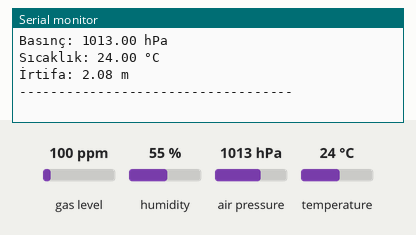
The sketch below on a simulated Arduino Mega 2560, built with avr-gcc and run on an emulated ATmega2560. On the bench: the last lines printed to the serial monitor. The test bench sets the inputs (shaded band); at power-on: air pressure 1013 hPa, temperature 24 °C, gas level 100 ppm, humidity 55 %.

Above: at 1.2 s.
1.3 s: air pressure set to 952 hPa
At 2.3 s:
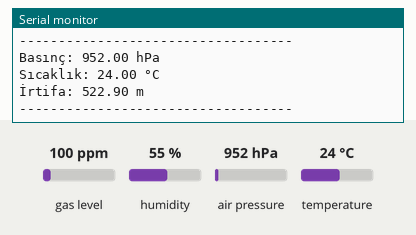
2.8 s: temperature set to 12 °C
At 4.1 s:
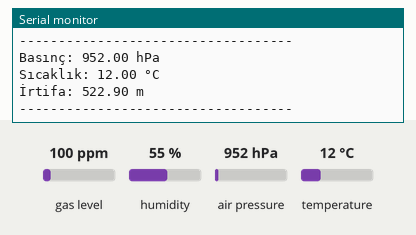
4.3 s: air pressure set to 975 hPa
At 5.4 s:
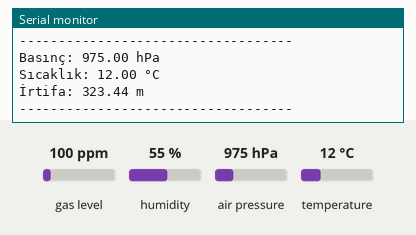
Timing chart, 0 to 7.3 s (numbered marks = the images above; inputs shaded):
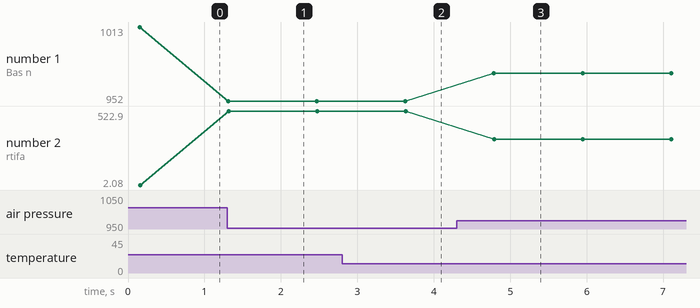

The sketch:

sketch_feb3a.ino
```cpp
#include <Wire.h>
#include <SPI.h>
#include <Adafruit_Sensor.h>
#include <Adafruit_BMP3XX.h>

#define BMP_CS 5    // BMP388'in Chip Select (CS) pini
#define BMP_SCK 18  // SPI Saat (SCK)
#define BMP_MISO 19 // SPI Veri Çıkışı (MISO)
#define BMP_MOSI 23 // SPI Veri Girişi (MOSI)

#define SEALEVELPRESSURE_HPA (1013.25) // Deniz seviyesi basıncı

Adafruit_BMP3XX bmp;

void setup() {
    Serial.begin(115200);

    if (!bmp.begin_SPI(BMP_CS, BMP_SCK, BMP_MISO, BMP_MOSI)) {
        Serial.println("BMP388 sensörü bulunamadı! Lütfen bağlantıları kontrol edin.");
        while (1);
    }

    // Sensör ayarları
    bmp.setTemperatureOversampling(BMP3_OVERSAMPLING_8X);
    bmp.setPressureOversampling(BMP3_OVERSAMPLING_4X);
    bmp.setIIRFilterCoeff(BMP3_IIR_FILTER_COEFF_3);
}

void loop() {
    if (!bmp.performReading()) {
        Serial.println("Ölçüm başarısız!");
        return;
    }

    // Basınç, Sıcaklık ve İrtifa hesaplama
    float pressure = bmp.pressure / 100.0; // hPa cinsine çevirmek için
    float temperature = bmp.temperature; // °C
    float altitude = bmp.readAltitude(SEALEVELPRESSURE_HPA); // Metre cinsinden

    // Seri monitöre yazdır
    Serial.print("Basınç: "); Serial.print(pressure); Serial.println(" hPa");
    Serial.print("Sıcaklık: "); Serial.print(temperature); Serial.println(" °C");
    Serial.print("İrtifa: "); Serial.print(altitude); Serial.println(" m");
    Serial.println("-----------------------------------");

    delay(1000); // 1 saniye bekleyerek sürekli okuma yap
}
```

Measured:
- after the input at 1.3 s, the serial monitor: prints a new line at once (image 1)
- after the input at 2.8 s, the serial monitor: prints a new line after 0.83 s (image 2)
- after the input at 4.3 s, the serial monitor: prints a new line after 0.49 s (image 3)
- plotted number 1: 1013 → 952 after the input at 1.3 s, 952 → 975 after the input at 4.3 s
- plotted number 2: 2.08 → 522.9 after the input at 1.3 s, 522.9 → 323.44 after the input at 4.3 s
